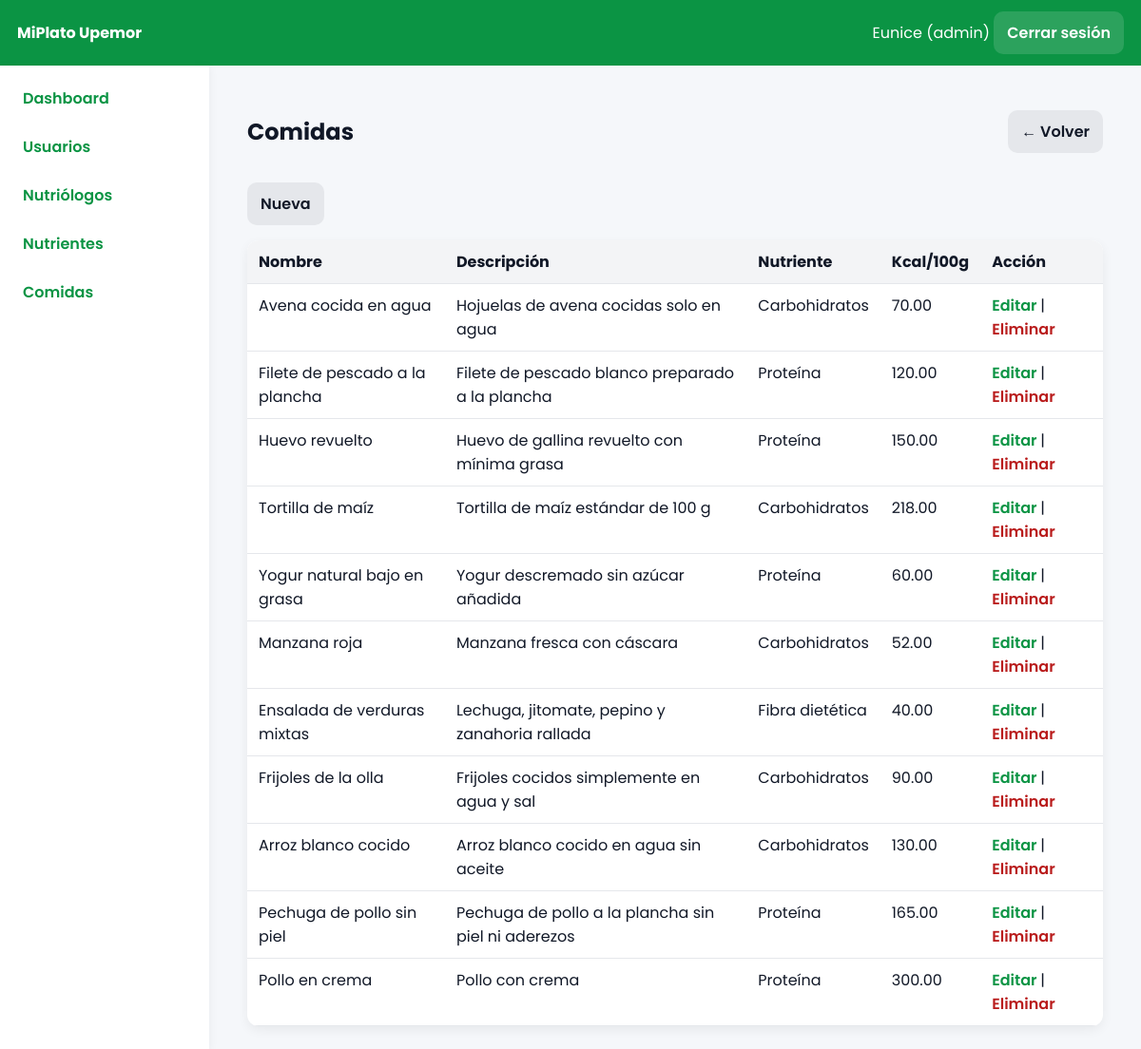
/index.php?controller=admin&action=comidas (signed in), run on the app's committed database.
### tables this page shows
CREATE TABLE `comidas` (
  `id_comida` int(11) NOT NULL AUTO_INCREMENT,
  `nombre` varchar(150) NOT NULL,
  `descripcion` text DEFAULT NULL,
  `calorias_por_100g` decimal(7,2) NOT NULL DEFAULT 0.00,
  `id_nutriente` int(11) DEFAULT NULL,
  PRIMARY KEY (`id_comida`),
  KEY `comidas_ibfk_nutriente` (`id_nutriente`),
  CONSTRAINT `comidas_ibfk_nutriente` FOREIGN KEY (`id_nutriente`) REFERENCES `nutrientes` (`id_nutriente`) ON DELETE SET NULL ON UPDATE CASCADE
);

CREATE TABLE `nutrientes` (
  `id_nutriente` int(11) NOT NULL AUTO_INCREMENT,
  `nombre` varchar(120) NOT NULL,
  `calorias_por_gramo` decimal(6,2) NOT NULL DEFAULT 0.00,
  `unidad_medida` varchar(30) NOT NULL DEFAULT 'g',
  `tipo` varchar(60) NOT NULL DEFAULT 'macronutriente',
  PRIMARY KEY (`id_nutriente`)
);

### app/core/Controller.php (called while the page is built, shortened)
<?php
class Controller{
  protected function view($file,$data=[]){
    include __DIR__.'/../views/layout.php';
  }
  protected function partial($file,$data=[]){
    extract($data);
    include __DIR__.'/../views/'.$file.'.php';
  }
}

### app/controllers/AdminController.php (called while the page is built, shortened)
<?php
require_once __DIR__.'/../models/Comida.php';
class AdminController extends Controller{
public function comidas()
{
    $list = (new Comida())->all();
    $this->view('admin/comidas/index', compact('list'));
}
}

### app/core/Router.php (called while the page is built, shortened)
<?php
class Router{
  public static function dispatch(){
    $a=$_GET['action']??'login';
    $o=new $cn();
    $o->$a();
  }
}

### index.php (called while the page is built, shortened)
<?php
require __DIR__.'/app/core/Controller.php';
require __DIR__.'/app/core/Model.php';
require __DIR__.'/app/core/Database.php';
require __DIR__.'/app/core/Router.php';
Router::dispatch();

### app/core/Database.php (called while the page is built)
<?php
class Database{
  private static $c=null;
  public static function getConnection(){
    if(self::$c===null){
      $dsn='mysql:host='.DB_HOST.';dbname='.DB_NAME.';charset=utf8mb4';
      self::$c=new PDO(
        $dsn,
        DB_USER,
        DB_PASS,
        [
          PDO::ATTR_ERRMODE=>PDO::ERRMODE_EXCEPTION,
          PDO::ATTR_DEFAULT_FETCH_MODE=>PDO::FETCH_ASSOC
        ]
      );
    }
    return self::$c;
  }
}

### app/core/Model.php (called while the page is built, shortened)
<?php
class Model{
  function __construct(){
    $this->db=Database::getConnection();
  }
}

### app/models/Comida.php (called while the page is built, shortened)
<?php
class Comida extends Model
{
    public function all()
    {
        $sql = "SELECT c.id_comida, c.nombre, c.descripcion, c.calorias_por_100g, c.id_nutriente, n.nombre AS nutriente
                FROM comidas c
                LEFT JOIN nutrientes n ON c.id_nutriente = n.id_nutriente
                ORDER BY c.id_comida DESC";
        return $this->db->query($sql)->fetchAll();
    }
}

### app/views/admin/comidas/index.php (the view, shortened to what this page needs)
<div class='page-head'>
    <h2>Comidas</h2>
    <a class='btn' href='index.php?controller=admin&action=dashboard'>← Volver</a>
</div>
<div class='actions'>
    <a class='btn' href='index.php?controller=admin&action=comidaForm'>Nueva</a>
</div>
<table class='table'>
    <thead>
        <tr>
            <th>Nombre</th>
            <th>Descripción</th>
            <th>Nutriente</th>
            <th>Kcal/100g</th>
            <th>Acción</th>
        </tr>
    </thead>
    <tbody>
        <?php foreach ($list as $c): ?>
            <tr>
                <td><?= htmlspecialchars($c['nombre']) ?></td>
                <td><?= htmlspecialchars($c['descripcion']) ?></td>
                <td><?= htmlspecialchars($c['nutriente'] ?? 'Sin nutriente') ?></td>
                <td><?= htmlspecialchars($c['calorias_por_100g']) ?></td>
                <td>
                    <a class='link'
                       href='index.php?controller=admin&action=comidaForm&id=<?= $c['id_comida'] ?>'>
                       Editar
                    </a>
                    |
                    <a class='link danger'
                       href='index.php?controller=admin&action=comidaDelete&id=<?= $c['id_comida'] ?>'
                       onclick="return confirm('¿Seguro que deseas eliminar esta comida?');">
                       Eliminar
                    </a>
                </td>
            </tr>
        <?php endforeach; ?>
    </tbody>
</table>

### public/css/app.css (style rules this page uses)
* { box-sizing:border-box }
body { font-family:'Poppins',system-ui,Segoe UI,Roboto,Arial,sans-serif;background:#f5f7fa;margin:0;color:#111827 }
.btn { display:inline-block;padding:10px 14px;border-radius:10px;border:0;background:#e5e7eb;text-decoration:none;color:#111827;font-weight:600 }
.actions { margin:16px 0;display:flex;gap:8px;flex-wrap:wrap }
.table { width:100%;border-collapse:collapse;background:#fff;border-radius:12px;overflow:hidden;box-shadow:0 4px 12px rgba(0,0,0,.06) }
.table th,.table td { padding:10px 12px;border-bottom:1px solid #e5e7eb;vertical-align:top }
.table th { background:#f3f4f6;text-align:left }
.link { color:#0b9444;text-decoration:none;font-weight:600 }
.link.danger { color:#b91c1c }
.page-head { display:flex;align-items:center;justify-content:space-between;margin:8px 0 12px }

### data on the page
comidas: nombre "Avena cocida en agua", descripcion "Hojuelas de avena cocidas solo en agua", id_nutriente.nombre "Carbohidratos", calorias_por_100g "70.00"
comidas: nombre "Filete de pescado a la plancha", descripcion "Filete de pescado blanco preparado a la plancha", id_nutriente.nombre "Proteína", calorias_por_100g "120.00"
comidas: nombre "Huevo revuelto", descripcion "Huevo de gallina revuelto con mínima grasa", id_nutriente.nombre "Proteína", calorias_por_100g "150.00"
comidas: nombre "Tortilla de maíz", descripcion "Tortilla de maíz estándar de 100 g", id_nutriente.nombre "Carbohidratos", calorias_por_100g "218.00"
comidas: nombre "Yogur natural bajo en grasa", descripcion "Yogur descremado sin azúcar añadida", id_nutriente.nombre "Proteína", calorias_por_100g "60.00"
comidas: nombre "Manzana roja", descripcion "Manzana fresca con cáscara", id_nutriente.nombre "Carbohidratos", calorias_por_100g "52.00"
comidas: nombre "Ensalada de verduras mixtas", descripcion "Lechuga, jitomate, pepino y zanahoria rallada", id_nutriente.nombre "Fibra dietética", calorias_por_100g "40.00"
comidas: nombre "Frijoles de la olla", descripcion "Frijoles cocidos simplemente en agua y sal", id_nutriente.nombre "Carbohidratos", calorias_por_100g "90.00"
comidas: nombre "Arroz blanco cocido", descripcion "Arroz blanco cocido en agua sin aceite", id_nutriente.nombre "Carbohidratos", calorias_por_100g "130.00"
comidas: nombre "Pechuga de pollo sin piel", descripcion "Pechuga de pollo a la plancha sin piel ni aderezos", id_nutriente.nombre "Proteína", calorias_por_100g "165.00"
comidas: nombre "Pollo en crema", descripcion "Pollo con crema", id_nutriente.nombre "Proteína", calorias_por_100g "300.00"

### other printed values
$_SESSION['user']['nombre'] "Eunice"
$_SESSION['user']['rol'] "admin"
